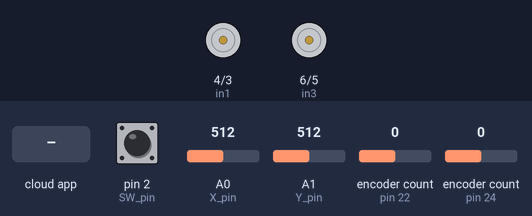
Bench run of a sketch on a simulated Arduino Uno, built with avr-gcc and run on an emulated ATmega328P. On the bench: motor-driver pin pairs drawn as motors (green arrow = first pin HIGH = forward, orange = second pin HIGH = backward, longer = more drive, scaled by the enable pin). The inputs (shaded band) are chosen by the test bench; at power-on: pin 2 (SW_pin) HIGH, A0 (X_pin) = 512, A1 (Y_pin) = 512, encoder count (sensors on pin 22, pin 24) 0. The ROS host is connected and sends only what is stated.

Above: at 1.2 s.
1.3 s: pin 2 (SW_pin) pulled LOW for 0.15 s
At 1.37 s:
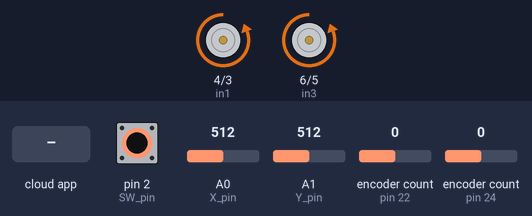
2.9 s: the phone or cloud app sets linear.x to -100
At 3.6 s:
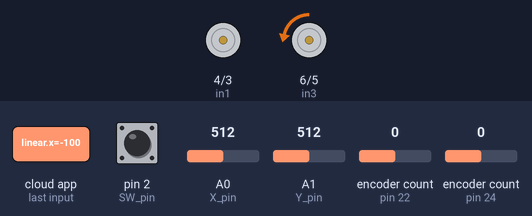
4.4 s: the phone or cloud app sets linear.x to 100
At 4.7 s:
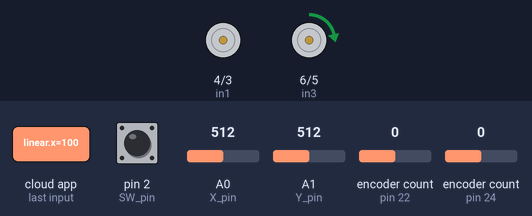
5.9 s: pin 2 (SW_pin) pulled LOW for 1 s
At 6.7 s:
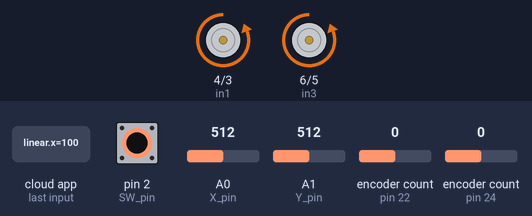
8.4 s: the phone or cloud app sets angular.z to -100
At 8.9 s:
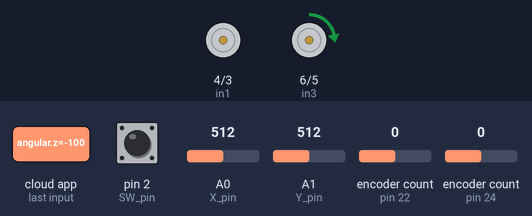
9.9 s: the phone or cloud app sets linear.x to 0
At 11.2 s:
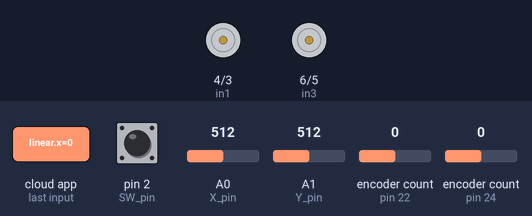
Timing chart, 0 to 12.4 s (numbered marks = the images above; inputs shaded):
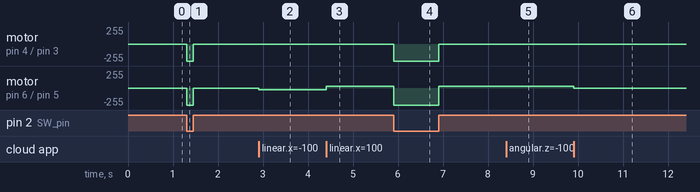

The sketch:

project_shark_motors.ino
```cpp
/* Program to control the Shark Robot,
it controls the motors, reads the encoder and establishes a communication with ROS
Project developed during the fall of 2018
*/

#define USE_USBCON //Useful to synchronize ROS and Arduino DUE

#include <ros.h>
#include <geometry_msgs/Twist.h>
#include <std_msgs/String.h>
#include <std_msgs/Float32MultiArray.h>
#include <Encoder.h>


/* ------------------------- Pins declaration -----------------------*/
//Motor one
const int enA = 8;
const int in1 = 4;
const int in2 = 3;
//Motor two
const int enB = 9;
const int in3 = 6;
const int in4 = 5;
//Joystick pins
const int SW_pin = 2;
const int X_pin = A0;
const int Y_pin = A1;
//Encoders pins
const int enc_left_A = 22;
const int enc_left_B = 23;
const int enc_right_A = 24;
const int enc_right_B = 25;

/* --------------------------- Constants ---------------------------*/

//Physical parameters of the robot
const double L = 0.06;//Length from wheel to wheel [m]
const double R = 0.55;//Radius of the wheels [m]

//Counts Per Revolution of the encoders
const int CPR = 4480;

const int MAX_PWM = 255;

/* --------------------- Custom data types -------------------------*/

// Represents a wheel
struct Wheel {
  double w;     //Angular speed set by ROS [rad/s]
  double real_w;//Actual speed [rad/s]
  long new_count, old_count;//Encoder data
  int pwm; // PWM needed to achieve the desired speed
};

/* ----------------------- Globals ---------------------------------*/
Wheel wheel_left;
Wheel wheel_right;

//Movement variables read from the Joystick
int horizontal, vertical;

// Variables to monitor the time
unsigned long init_time, end_time;
double t;

//ROS object to manage the node
ros::NodeHandle nh;

// Declaration of Publishers to ROS topics
std_msgs::Float32MultiArray array_msg;
ros::Publisher speed_publisher("wheels_speed", &array_msg);

std_msgs::String str_msg1;
ros::Publisher chatter2("info", &str_msg1);

//Attach the pins of the encoder to the Encoder object
Encoder enc_left(enc_left_A, enc_left_B);
Encoder enc_right(enc_right_A, enc_right_B);

/*---------------- Motors logic -----------------------*/

// Callback invoked when the program receives information from the teleoperation station
void motors_cb( const geometry_msgs::Twist& cmd_msg){
  double v; //Linear speed
  double w; //Angular speed
  //Get the data from the Twist message and compute the angular speed of the wheels
  v = cmd_msg.linear.x;
  w = cmd_msg.angular.z;

  wheel_right.w = (2.0*v + w*L) / (2.0*R);
  wheel_left.w = (2.0*v - w*L) / (2.0*R);

  // Map the wheels speed to the PWM available in the Arduino
  wheel_right.pwm = abs(wheel_right.w) * (double)MAX_PWM/15.7;
  wheel_left.pwm = abs(wheel_left.w) * (double)MAX_PWM/15.7;

  // Limit the PWM output to the hardware available
  if(wheel_right.pwm > MAX_PWM) wheel_right.pwm = MAX_PWM;
  if(wheel_left.pwm  > MAX_PWM) wheel_left.pwm  = MAX_PWM;
}


void backward(int wr, int wl){
  digitalWrite(in1, LOW);
  digitalWrite(in2, HIGH);
  analogWrite(enA, wr);
  digitalWrite(in3, LOW);
  digitalWrite(in4, HIGH);
  analogWrite(enB, wl);

}

void forward(int wr, int wl){
  digitalWrite(in1, HIGH);
  digitalWrite(in2, LOW);
  analogWrite(enA, wr);
  digitalWrite(in3, HIGH);
  digitalWrite(in4, LOW);
  analogWrite(enB, wl);
}

void turn_left(int wr, int wl){
  digitalWrite(in1, LOW);
  digitalWrite(in2, HIGH);
  analogWrite(enA, wr);
  digitalWrite(in3, HIGH);
  digitalWrite(in4, LOW);
  analogWrite(enB, wl);
}

void turn_right(int wr, int wl){
  digitalWrite(in1, HIGH);
  digitalWrite(in2, LOW);
  analogWrite(enA, wr);
  digitalWrite(in3, LOW);
  digitalWrite(in4, HIGH);
  analogWrite(enB, wl);
}

void stopped(){
  digitalWrite(in1, LOW);
  digitalWrite(in2, LOW);
  analogWrite(enA, 0);
  digitalWrite(in3, LOW);
  digitalWrite(in4, LOW);
  analogWrite(enB, 0);
}

/* ------------------   Extra functions -----------------------------*/
void publish_speed(double wr, double wl) {
  array_msg.data[0] = wl;
  array_msg.data[1] = wr;
  speed_publisher.publish(&array_msg);
}

double compute_speed(Wheel wheel, double delta_time) {
  long counts;
  double w;

  counts = wheel.new_count - wheel.old_count;
  w = counts/((double) CPR * delta_time);
  w *= 2.0*PI;
  return w;
}


/*------------------------Main program ------------------------------*/
//ROS topics  to be subscribed
ros::Subscriber<geometry_msgs::Twist> sub("cmd_vel", motors_cb);

void setup()
{
  // Set the pin mode for all inputs and outputs
  pinMode(SW_pin, INPUT);
  digitalWrite(SW_pin, HIGH);

  pinMode(enA, OUTPUT);
  pinMode(enB, OUTPUT);
  pinMode(in1, OUTPUT);
  pinMode(in2, OUTPUT);
  pinMode(in3, OUTPUT);
  pinMode(in4, OUTPUT);

  //analogWriteResolution(12);

  // Start the node
  nh.initNode();

  // Define the MultiArray params, it will contain 2 float numbers in 1D
  // Set the dimension of the array
  array_msg.layout.dim = (std_msgs::MultiArrayDimension*) malloc(sizeof(std_msgs::MultiArrayDimension) * 2);
  array_msg.layout.dim[0].label = "wheels_speed";
  array_msg.layout.dim[0].size = 2;
  array_msg.layout.dim[0].stride = 1;// To achieve array_msg(i) = data[i]
  array_msg.layout.data_offset = 0;
  array_msg.data = (float*) malloc(sizeof(float)*8);
  array_msg.data_length = 2;

  // Start the communication to and from topics
  nh.advertise(speed_publisher);
  nh.advertise(chatter2);
  nh.subscribe(sub);
}

void loop(){
  //Start timer
  init_time = millis();

  //Read data from the Joystick in case of manual operation
  horizontal = analogRead(Y_pin);
  vertical = analogRead(X_pin);
  int button = digitalRead(SW_pin);

  //button = 1;
  //vertical = horizontal = 700;

  //Manual mode operation
  if(!button) {
        //stopped();
    if (vertical < 620){
          backward(MAX_PWM, MAX_PWM);
    }
    else if (vertical > 900){
          forward(MAX_PWM, MAX_PWM);
    }
    else if(horizontal < 620){
          turn_left(MAX_PWM, MAX_PWM);
    }
    else if(horizontal > 900){
          turn_right(MAX_PWM, MAX_PWM);
    }
    else {
      stopped();
    }
  }
  else {
  //Teleoperation
      if(wheel_right.w > 0.0 && wheel_left.w > 0.0) {
         str_msg1.data = "Going forward";
         forward(wheel_right.pwm, wheel_left.pwm);
      }
      else if(wheel_right.w < 0.0 && wheel_left.w < 0.0) {
        str_msg1.data = "Going backward";
        backward(wheel_right.pwm, wheel_left.pwm);
      }
      else if(wheel_right.w > 0.0 && wheel_left.w < 0.0) {
        str_msg1.data = "Turning right";
        turn_right(wheel_right.pwm, wheel_left.pwm);
      }
      else if(wheel_right.w < 0.0 && wheel_left.w > 0.0) {
        str_msg1.data = "Turning left";
        turn_left(wheel_right.pwm, wheel_left.pwm);
      }
      else {
        stopped();
        str_msg1.data = "Stopped";
      }
      chatter2.publish( &str_msg1 );
  }

  // Measure the actual wheels speed and publish the value

  //Stop timer and compute total time
  delay(10);
  end_time = millis();
  t = end_time - init_time;
  //Convert to seconds
  t = t / 1000.0;

  //Read new data from encoders
  wheel_left.new_count  = enc_left.read();
  wheel_right.new_count = enc_right.read();

  //Get the actual speed
  wheel_left.real_w =  compute_speed(wheel_left, t);
  wheel_right.real_w = compute_speed(wheel_right, t);

  publish_speed(wheel_left.real_w, wheel_right.real_w);

  // Update the number of counts of the encoder
  if (wheel_left.new_count != wheel_left.old_count) {
    wheel_left.old_count = wheel_left.new_count;
  }
  if (wheel_right.new_count != wheel_right.old_count) {
    wheel_right.old_count = wheel_right.new_count;
  }

  nh.spinOnce();
  delay(1);
}
```

Measured:
- after the input at 1.3 s, motor on pin 4 (in1) / pin 3 (in2), motor on pin 6 (in3) / pin 5 (in4): stopped → backward 255/255 at once, → stopped 0.15 s later
- after the input at 2.9 s, motor on pin 6 (in3) / pin 5 (in4): stopped → backward 29/255 at once
- after the input at 4.4 s, motor on pin 6 (in3) / pin 5 (in4): backward 29/255 → forward 29/255 at once
- after the input at 5.9 s, motor on pin 4 (in1) / pin 3 (in2): stopped → backward 255/255 at once, → stopped 1.0 s later; motor on pin 6 (in3) / pin 5 (in4): forward 29/255 → backward 255/255 at once, → forward 29/255 1.0 s later
- after the input at 8.4 s, motor on pin 6 (in3) / pin 5 (in4): forward 29/255 → forward 30/255 at once
- after the input at 9.9 s, motor on pin 6 (in3) / pin 5 (in4): forward 30/255 → stopped at once
